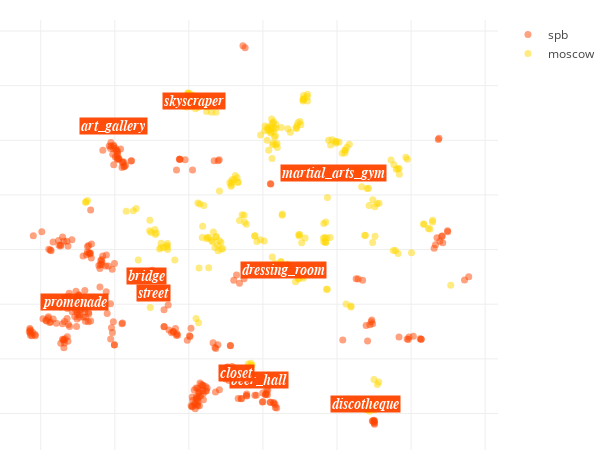

The notebook cell saved with this chart:
### Code cell
locations_scatter(city_data, opposite_city_data)

### Figure 1 — Plotly figure (JSON) as saved in the notebook; plotly's stock layout.template omitted (floating-point values rounded to 4 significant figures; data arrays with more than 128 entries replaced by an {"elided": "..."} marker saying what was removed)
{"data": [{"hoverinfo": "text", "marker": {"color": "orangered", "opacity": 0.5, "size": 7}, "mode": "markers", "name": "spb", "text": {"elided": "306 str values"}, "type": "scatter", "uid": "ee457188-3c32-11e9-9394-3c15c2cf2370", "x": {"elided": "306 float values"}, "y": {"elided": "306 float values"}}, {"hoverinfo": "text", "marker": {"color": "gold", "opacity": 0.5, "size": 7}, "mode": "markers", "name": "moscow", "text": {"elided": "267 str values"}, "type": "scatter", "uid": "ee457eee-3c32-11e9-bef4-3c15c2cf2370", "x": {"elided": "267 float values"}, "y": {"elided": "267 float values"}}], "layout": {"annotations": [{"bgcolor": "orangered", "font": {"color": "white", "family": "arial", "size": 14}, "opacity": 0.95, "showarrow": false, "text": "<i><b>street", "x": -29.48, "xanchor": "center", "y": -15.9}, {"bgcolor": "orangered", "font": {"color": "white", "family": "arial", "size": 14}, "opacity": 0.95, "showarrow": false, "text": "<i><b>discotheque", "x": 27.71, "xanchor": "center", "y": -56.45}, {"bgcolor": "orangered", "font": {"color": "white", "family": "arial", "size": 14}, "opacity": 0.95, "showarrow": false, "text": "<i><b>promenade", "x": -50.91, "xanchor": "center", "y": -19.22}, {"bgcolor": "orangered", "font": {"color": "white", "family": "arial", "size": 14}, "opacity": 0.95, "showarrow": false, "text": "<i><b>art_gallery", "x": -40.26, "xanchor": "center", "y": 45.14}, {"bgcolor": "orangered", "font": {"color": "white", "family": "arial", "size": 14}, "opacity": 0.95, "showarrow": false, "text": "<i><b>bridge", "x": -31.45, "xanchor": "center", "y": -9.629}, {"bgcolor": "orangered", "font": {"color": "white", "family": "arial", "size": 14}, "opacity": 0.95, "showarrow": false, "text": "<i><b>dressing_room", "x": 5.417, "xanchor": "center", "y": -7.31}, {"bgcolor": "orangered", "font": {"color": "white", "family": "arial", "size": 14}, "opacity": 0.95, "showarrow": false, "text": "<i><b>beer_hall", "x": -1.147, "xanchor": "center", "y": -47.8}, {"bgcolor": "orangered", "font": {"color": "white", "family": "arial", "size": 14}, "opacity": 0.95, "showarrow": false, "text": "<i><b>skyscraper", "x": -18.51, "xanchor": "center", "y": 54.23}, {"bgcolor": "orangered", "font": {"color": "white", "family": "arial", "size": 14}, "opacity": 0.95, "showarrow": false, "text": "<i><b>closet", "x": -7.127, "xanchor": "center", "y": -45.26}, {"bgcolor": "orangered", "font": {"color": "white", "family": "arial", "size": 14}, "opacity": 0.95, "showarrow": false, "text": "<i><b>martial_arts_gym", "x": 18.92, "xanchor": "center", "y": 27.96}], "height": 450, "hovermode": "closest", "margin": {"b": 0, "l": 0, "r": 30, "t": 20}, "width": 600, "xaxis": {"showticklabels": false, "zeroline": false}, "yaxis": {"showticklabels": false, "zeroline": false}}}
